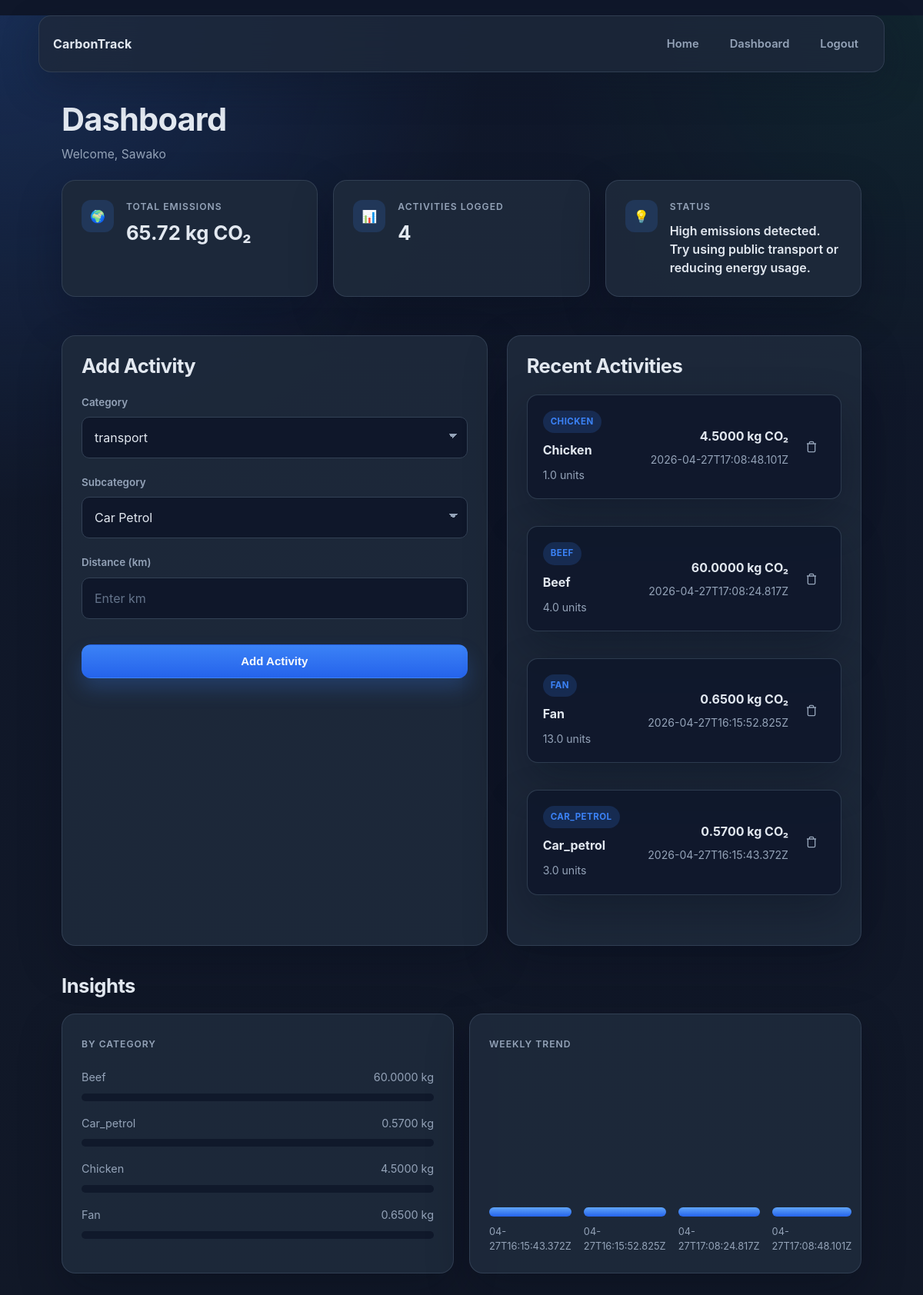
The app's page /dashboard (signed in) with its own data.
### tables this page shows
CREATE TABLE activities (
        id INTEGER PRIMARY KEY AUTOINCREMENT,
        user_id INTEGER NOT NULL,
        category TEXT NOT NULL,
        activity_type TEXT NOT NULL,
        amount REAL NOT NULL,
        unit TEXT NOT NULL,
        emission REAL NOT NULL,
        date TEXT NOT NULL,
        manual_date TEXT,
        FOREIGN KEY (user_id) REFERENCES users(id)
    );

### app.py (the view)
@app.route("/dashboard")
@login_required
def dashboard():
    conn = get_db()
    activities = conn.execute(
        "SELECT * FROM activities WHERE user_id = ? ORDER BY date DESC",
        (session["user_id"],)
    ).fetchall()
    total_emission = sum([a["emission"] for a in activities])
    weekly_data = conn.execute("""
        SELECT date, SUM(emission) as total
        FROM activities
        WHERE user_id = ? AND date >= date('now', '-7 days')
        GROUP BY date
        ORDER BY date
    """, (session["user_id"],)).fetchall()
    category_breakdown = conn.execute("""
        SELECT category, SUM(emission) as total, COUNT(*) as count
        FROM activities
        WHERE user_id = ?
        GROUP BY category
    """, (session["user_id"],)).fetchall()
    conn.close()
    recommendation = ""
    if total_emission == 0:
        recommendation = "Start tracking your carbon footprint by adding activities!"
    elif total_emission < 2:
        recommendation = "Great job! Your carbon footprint is very low."
    elif total_emission < 5:
        recommendation = "Good! Your emissions are moderate. Keep it up!"
    elif total_emission < 10:
        recommendation = "Moderate emissions. Consider reducing car usage or meat consumption."
    else:
        recommendation = "High emissions detected. Try using public transport or reducing energy usage."
    return render_template(
        "dashboard.html",
        activities=activities,
        total_emission=round(total_emission, 4),
        weekly_data=weekly_data,
        category_breakdown=category_breakdown,
        recommendation=recommendation,
        is_authenticated=True,
        username=session.get("username", "User")
    )

### app.py (called while the page is built)
def get_db():
    conn = sqlite3.connect(DATABASE)
    conn.row_factory = sqlite3.Row
    return conn

def login_required(f):
    @wraps(f)
    def wrapper(*args, **kwargs):
        if "user_id" not in session:
            return redirect("/login")
        return f(*args, **kwargs)
    return wrapper

### templates/dashboard.html (shortened to what this page needs)
<!DOCTYPE html>
<html lang="en" data-theme="dark">
<head>
    <link rel="stylesheet" href="{{ url_for('static', filename='style.css') }}">
</head>
<body>
    <nav class="navbar">
        <div class="nav-brand">
            <a href="{{ url_for('index') }}">CarbonTrack</a>
        </div>
        <div class="nav-links">
            <a href="{{ url_for('index') }}">Home</a>
            <a href="{{ url_for('dashboard') }}">Dashboard</a>
            <a href="{{ url_for('logout') }}">Logout</a>
        </div>
    </nav>
    <main class="container">
        <div class="dashboard">
            <div class="dashboard-header">
                <div class="dashboard-header-copy">
                    <h1>Dashboard</h1>
                    <p class="welcome-text">Welcome, {{ username }}</p>
                </div>
            </div>
            <div class="summary-cards">
                <div class="summary-card">
                    <div class="card-icon">🌍</div>
                    <div class="card-content">
                        <span class="card-label">Total Emissions</span>
                        <span class="card-value" id="total">{{ total_emission }} kg CO₂</span>
                    </div>
                </div>
                <div class="summary-card">
                    <div class="card-icon">📊</div>
                    <div class="card-content">
                        <span class="card-label">Activities Logged</span>
                        <span class="card-value" id="count">{{ activities|length }}</span>
                    </div>
                </div>
                <div class="summary-card">
                    <div class="card-icon">💡</div>
                    <div class="card-content">
                        <span class="card-label">Status</span>
                        <span class="card-value status-text">{{ recommendation }}</span>
                    </div>
                </div>
            </div>
            <div class="main-grid">
                <div class="card form-card">
                    <div class="card-heading">
                        <h2 class="card-title">Add Activity</h2>
                    </div>
                    <form class="activity-form" onsubmit="addActivity(event)">
                        <div class="form-group">
                            <label for="category">Category</label>
                            <select id="category" name="category" required>
                                <option value="transport">transport</option>
                            </select>
                        </div>
                        <div class="form-group">
                            <label for="subcategory">Subcategory</label>
                            <select id="subcategory" name="subcategory" required></select>
                        </div>
                        <div class="form-group">
                            <label for="valueInput" id="inputLabel">Distance (km)</label>
                            <input type="number" id="valueInput" name="valueInput" step="0.01" min="0.01" required placeholder="Enter km">
                        </div>
                        <button type="submit" class="btn btn-primary btn-full">Add Activity</button>
                    </form>
                </div>
                <div class="card list-card">
                    <div class="card-heading">
                        <h2 class="card-title">Recent Activities</h2>
                    </div>
                    <div class="activities-list" id="list">
                        {% if activities %}
                            {% for activity in activities %}
                            <div class="activity-item">
                                <div class="activity-info">
                                    <span class="activity-category">{{ activity.category|title }}</span>
                                    <span class="activity-type">{{ activity.activity_type|title }}</span>
                                    <span class="activity-amount">{{ activity.amount }} {{ activity.unit }}</span>
                                </div>
                                <div class="activity-right">
                                    <div class="activity-emission">
                                        <span class="emission-value">{{ "%.4f"|format(activity.emission) }} kg CO₂</span>
                                        <span class="activity-date">{{ activity.date }}</span>
                                    </div>
                                    <a href="{{ url_for('delete_activity', activity_id=activity.id) }}" class="btn-delete" onclick="return confirm('Delete this activity?')" title="Delete">
                                        <svg width="16" height="16" viewBox="0 0 24 24" fill="none" stroke="currentColor" stroke-width="2">
                                            <path d="M3 6h18M19 6v14a2 2 0 01-2 2H7a2 2 0 01-2-2V6m3 0V4a2 2 0 012-2h4a2 2 0 012 2v2"/>
                                        </svg>
                                    </a>
                                </div>
                            </div>
                            {% endfor %}
                        {% else %}
                            <p class="no-activities">No activities logged yet. Add your first activity!</p>
                        {% endif %}
                    </div>
                </div>
            </div>
            <div class="insights-section">
                <div class="section-heading">
                    <h2 class="section-title">Insights</h2>
                </div>
                {% if category_breakdown or weekly_data %}
                <div class="insights-grid">
                    {% if category_breakdown %}
                    <div class="card insight-card">
                        <div class="card-heading">
                            <h3 class="insight-title">By Category</h3>
                        </div>
                        <div class="category-bars">
                            {% for cat in category_breakdown %}
                            <div class="category-bar-item">
                                <div class="bar-label">
                                    <span>{{ cat.category|title }}</span>
                                    <span>{{ "%.4f"|format(cat.total) }} kg</span>
                                </div>
                                <div class="bar-track">
                                </div>
                            </div>
                            {% endfor %}
                        </div>
                    </div>
                    {% endif %}
                    {% if weekly_data %}
                    <div class="card insight-card">
                        <div class="card-heading">
                            <h3 class="insight-title">Weekly Trend</h3>
                        </div>
                        <div class="weekly-bars">
                            {% for day in weekly_data %}
                            <div class="weekly-bar-item">
                                <div class="weekly-bar" style="height: {{ (day.total / 1 * 100) if day.total > 0 else 5 }}%"></div>
                                <span class="weekly-label">{{ day.date[5:] }}</span>
                            </div>
                            {% endfor %}
                        </div>
                    </div>
                    {% endif %}
                </div>
                {% else %}
                    <div class="card insight-card">
                        <p class="no-insights">Start logging activities to see insights!</p>
                    </div>
                {% endif %}
            </div>
        </div>
    </main>
</body>
</html>

### records on screen
activities: category "CHICKEN", activity_type "Chicken", amount "1.0", unit "units", emission "4.5000", date "2026-04-27T17:08:48.101Z"
activities: category "BEEF", activity_type "Beef", amount "4.0", unit "units", emission "60.0000", date "2026-04-27T17:08:24.817Z"
activities: category "FAN", activity_type "Fan", amount "13.0", unit "units", emission "0.6500", date "2026-04-27T16:15:52.825Z"
activities: category "CAR_PETROL", activity_type "Car_petrol", amount "3.0", unit "units", emission "0.5700", date "2026-04-27T16:15:43.372Z"

### other values on screen
{{ username }} "Sawako"
{{ total_emission }} "65.72"
{{ activities|length }} "4"
{{ recommendation }} "High emissions detected. Try using public transport or reducing energy usage."
{{ cat.category|title }} "Beef" "Car_petrol" "Chicken" "Fan"
{{ "%.4f"|format(cat.total) }} "60.0000" "0.5700" "4.5000" "0.6500"
{{ day.date[5:] }} "04-27T16:15:43.372Z" "04-27T16:15:52.825Z" "04-27T17:08:24.817Z" "04-27T17:08:48.101Z"
